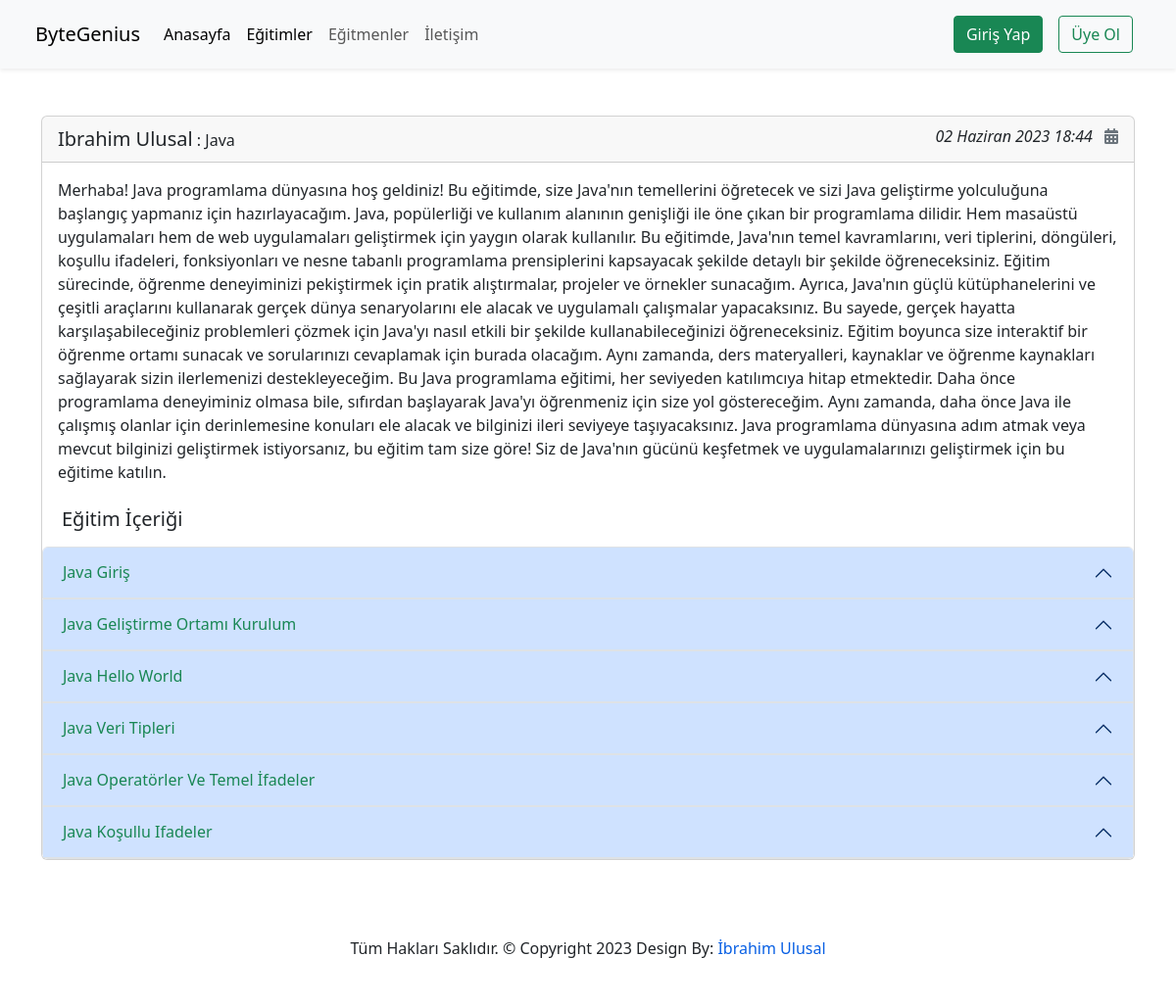
Before: /courses/java/2 with the older database file.
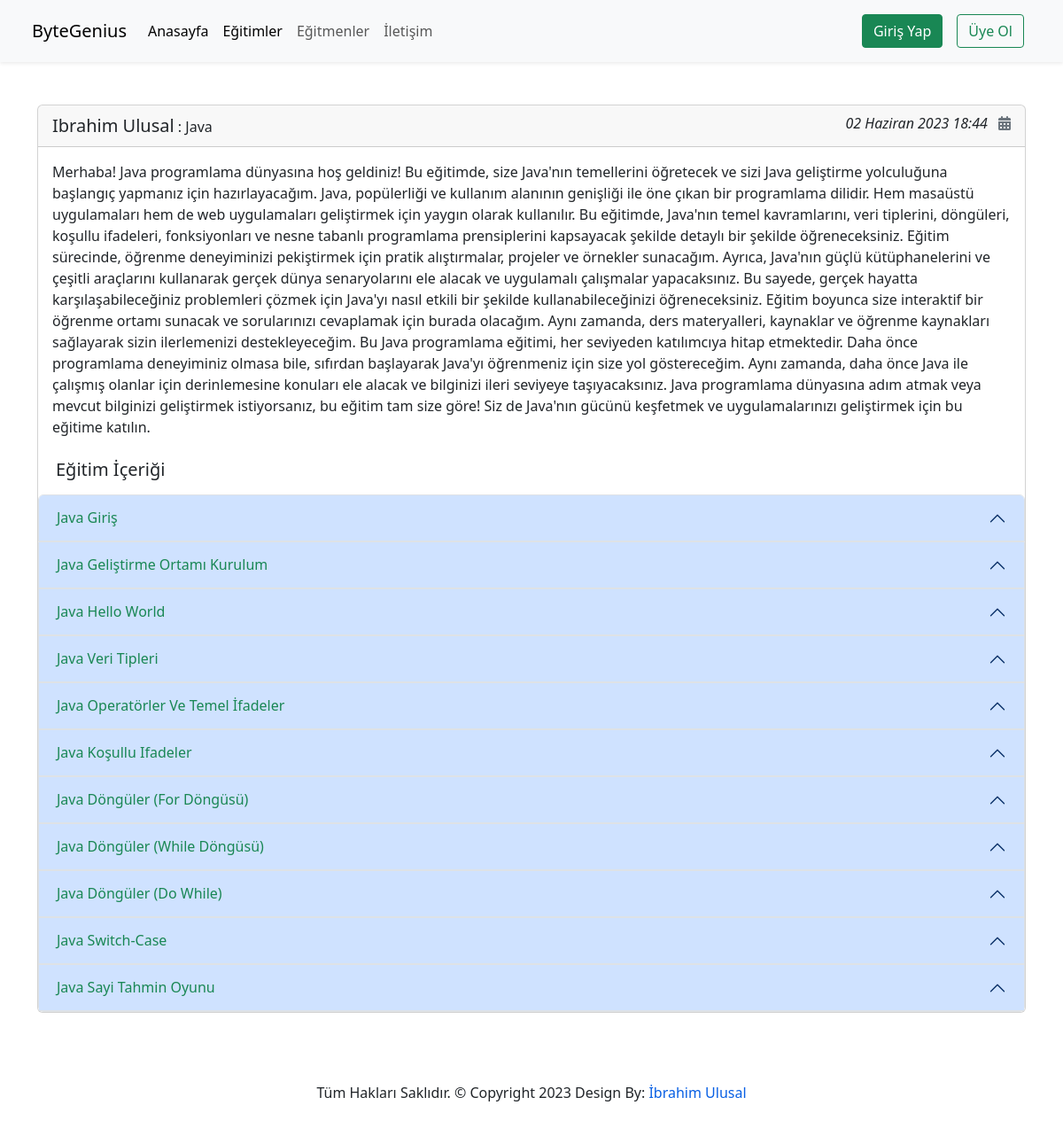
After: the same page with the newer database file.
### courses/Models/Course.py (models this page shows, shortened)
class Course(models.Model):
    title = models.CharField(max_length=50,help_text="Course Adı ile aynı olsun!")
    name = models.ForeignKey(CourseName,on_delete=models.CASCADE)
    category = models.ManyToManyField(Category,blank=True,null=True)
    teachers = models.ForeignKey(Teacher,on_delete=models.CASCADE,blank=True,null=True)
    students = models.ManyToManyField(User,null=True,blank=True,related_name='courses_joined')
    description = models.TextField()
    image = models.ImageField(upload_to='courses/%Y-%m/%d/',blank=True,null=True)
    isActive = models.BooleanField()
    date = models.DateTimeField(auto_now_add=True)
    slug = models.SlugField(unique=True,editable=False)
    def is_student_registered(self,student):
         return self.students.filter(id=student.id).exists() # Burada gönderilen öğrencinin kayıtlı olduğu kursları kontrol eder.

### courses/Models/Teachers.py (models this page shows, shortened)
class Teacher(models.Model):
    TeacherName = models.CharField(max_length=50)
    title = models.CharField(max_length=50)
    Description = models.TextField()
    image = models.ImageField(upload_to='teacher/%Y%m/%D',null=True,blank=True)
    date = models.DateTimeField(auto_now_add=True)
    slug = models.SlugField(unique=True,editable=False)

### courses/Models/CourseName.py (models this page shows, shortened)
class CourseName(models.Model):
    courseName = models.CharField(max_length=50)
    date = models.DateTimeField(auto_now_add=True)
    slug = models.SlugField(unique=True,editable=False)
    def __str__(self) -> str:
        return self.courseName.capitalize()

### courses/Models/CourseData.py (models this page shows, shortened)
class CourseData(models.Model):
    name = models.ForeignKey(CourseName,on_delete=models.CASCADE)
    title = models.CharField(max_length=50)
    description = RichTextUploadingField()
    date = models.DateTimeField(auto_now_add=True)
    slug = models.SlugField(unique=True,editable=False)
    isShowhome = models.BooleanField(blank=True,null=True)

### courses/views.py (the view)
# urls.py: path('<slug:courseSlug>/<int:id>',course_details,name='course-details'),
def course_details(request,courseSlug,id):
    data = Course.objects.get(slug=courseSlug,id=id)
    student = Course.objects.get(id = id)
    return render(request,'courseAppFiles/course_details.html',context={
        'data':data,
        'all_data': CourseData.objects.all().filter(name__slug = courseSlug),
        'isEnroll': student.is_student_registered(request.user),
    })

### templates/courseAppFiles/course_details.html (shortened to what this page needs)
{% extends 'partials/_base.html' %}
{% load static %}
{% block content %}
<div class="container mt-5">
    <div class="row">
        <div class="col-sm-12">
            <div class="card">
                <div class="card-header"><a href="#" class="text-decoration-none text-dark lead">{{ data.teachers.TeacherName|title }}</a> : {{ data.name|title }}
                    <span class="float-end font-weight-light" style="font-style: italic;">{{ data.date }} <i class="fa-solid fa-calendar-days ms-2 text-secondary"></i></span>
                </div>
                <div class="card-body">
                <p class="card-text">
                    {{ data.description }}
                </p>
                </div>
              <div class="row m-2">
                <div class="col">
                  <h5>Eğitim İçeriği</h5>
                </div>
                <div class="col">
                </div>
              </div>
              <div class="accordion" id="accordionPanelsStayOpenExample">
                {% for item in all_data %}
                  <div class="accordion-item">
                    <h2 class="accordion-header " id="panelsStayOpen-headingOne">
                      <button class="accordion-button text-success" type="button" data-bs-toggle="collapse" data-bs-target="#panelsStayOpen-collapseOne" aria-expanded="true" aria-controls="panelsStayOpen-collapseOne">
                        {{ item.title|title }}
                      </button>
                    </h2>
                  </div>
                {% endfor %}
              </div>
            </div>
        </div>
    </div>
</div>
{% endblock %}

### templates/partials/_base.html (shortened to what this page needs)
{% load static %}
<!DOCTYPE html>
<html lang="en">
<head>
    <link rel="stylesheet" href="https://cdnjs.cloudflare.com/ajax/libs/font-awesome/6.4.0/css/all.min.css" />
    <link rel="stylesheet" href="{% static 'css/style.css' %}">
    <link rel="stylesheet" href="https://cdn.jsdelivr.net/npm/bootstrap@5.3.0/dist/css/bootstrap.min.css">
    <link rel="stylesheet" href="{% static 'css/dark.min.css' %}">
</head>
<body>
    {% include 'partials/_navbar.html' %}
    {% block content %} {% endblock %}
    {% include 'partials/_footer.html' %}
</body>
</html>

### templates/partials/_navbar.html (shortened to what this page needs)
 <nav class="navbar navbar-expand-lg navbar-light bg-light sticky-top shadow-sm px-4">
  <div class="container-fluid">
    <a class="navbar-brand" href="{% url 'home' %}">ByteGenius</a>
    <div class="collapse navbar-collapse justify-content-between" id="navbarSupportedContent">
      <ul class="navbar-nav mb-2 mb-lg-0">
        <li class="nav-item">
          <a class="nav-link {% if '/' in request.path %} active {% endif %}" href="{% url 'home' %}">Anasayfa</a>
        </li>
          <li class="nav-item">
            <a class="nav-link {% if 'courses' in request.path %} active {% endif %}" href="{% url 'courses' %}">Eğitimler</a>
          </li>
        <li class="nav-item">
          <a class="nav-link {% if 'teachers' in request.path %} active {% endif %}" href="{% url 'teachers' %}">Eğitmenler</a>
        </li>
        <li class="nav-item">
          <a class="nav-link {% if 'contact' in request.path %} active {% endif %}" href="{% url 'contact' %}">İletişim</a>
        </li>
      </ul>
      {% if user.is_authenticated %}
        <ul class="navbar-nav pe-5">
          <li class="nav-item dropdown">
            <a class="nav-link dropdown-toggle" href="#" id="navbarDropdown" role="button" data-bs-toggle="dropdown" aria-expanded="false">
              {{ user.first_name|title }} {{ user.last_name|title }}
            </a>
            <ul class="dropdown-menu" aria-labelledby="navbarDropdown">
              <li><a class="dropdown-item btn btn-success" href="{% url 'dashboard' %}"> <i class="fa-solid fa-user me-2"></i>  Profil</a></li>
              <li><hr class="dropdown-divider"></li>
              <li><a class="dropdown-item btn btn-success" href="{% url 'logout' %}"><i class="fa-solid fa-right-from-bracket me-2"></i> Çıkış Yap </a></li>
            </ul>
          </li>
        </ul>
      {% else %}
        <ul class="navbar-nav">
          <li class="nav-item">
            <a class="btn btn-success m-2 d-block rounded-1" href="{% url 'login' %}">Giriş Yap</a>
          </li>
          <li class="nav-item">
            <a class="btn btn-outline-success m-2 d-block rounded-1" href="{% url 'register' %}">Üye Ol</a>
          </li>
        </ul>
      {% endif %}
    </div>
  </div>
</nav>

### templates/partials/_footer.html
<footer class="bg-body text-dark text-center mt-5">
        <p>Tüm Hakları Saklıdır. © Copyright 2023 Design By: <a href="{% url 'home' %}">İbrahim Ulusal</a></p>
</footer>

### static/css/style.css (style rules this page uses)
* { margin:0; padding:0; }
:root { --main-color : rgb(27,31,36); --text-color : rgb(255,255,255); --primary-color: rgb(7,95,228); --dark-color : rgb(35,43,53); --default-text-color : rgb(0,0,0); --yellow : rgb(245,223,78); }
html { scroll-behavior: smooth; }
body { font-size: 16px; font-family: 'Poppins',sans-serif; font-weight: normal; font-style: normal; color: var(--default-text-color); }
footer { background-color: rgb(248,249,250); color:var(--text-color); padding:30px 50px; text-align: center; }
footer p a { color: var(--primary-color); text-decoration: none; }

Changed rows visible on the page:
added CourseData: title "Java Döngüler (For Döngüsü)"
added CourseData: title "Java Döngüler (While Döngüsü)"
added CourseData: title "Java Döngüler (Do While)"
added CourseData: title "Java Switch-Case"
added CourseData: title "Java Sayi Tahmin Oyunu"
